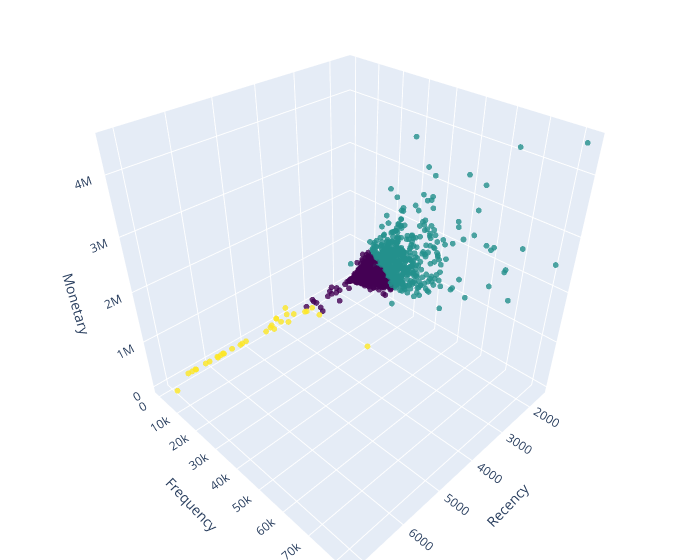

The cell this chart's notebook holds for it:
### Code cell
x = df_rfm_4['Recency']
y = df_rfm_4['Frequency']
z = df_rfm_4['Monetary']

fig = go.Figure(data=[go.Scatter3d(
    x=x,
    y=y,
    z=z,
    mode='markers',
    marker=dict(
        size=2,
        color=df_rfm_4['Cluster'],               
        colorscale='viridis',
        opacity=0.8
    )
)])

fig.update_layout(scene = dict(
    xaxis_title='Recency',
    yaxis_title='Frequency',
    zaxis_title='Monetary'),
    width=700,
    margin=dict(r=20, b=10, l=10, t=10))

fig.update_layout(margin=dict(l=0, r=0, b=0, t=0))
fig.show()

### Figure 1 — Plotly figure (JSON) as saved in the notebook; plotly's stock layout.template omitted (floating-point values rounded to 4 significant figures; data arrays with more than 128 entries replaced by an {"elided": "..."} marker saying what was removed)
{"data": [{"marker": {"color": {"elided": "2000 int values"}, "colorscale": [[0, "#440154"], [0.1111, "#482878"], [0.2222, "#3e4989"], [0.3333, "#31688e"], [0.4444, "#26828e"], [0.5556, "#1f9e89"], [0.6667, "#35b779"], [0.7778, "#6ece58"], [0.8889, "#b5de2b"], [1, "#fde725"]], "opacity": 0.8, "size": 2}, "mode": "markers", "type": "scatter3d", "x": {"elided": "2000 int values"}, "y": {"elided": "2000 int values"}, "z": {"elided": "2000 float values"}}], "layout": {"margin": {"b": 0, "l": 0, "r": 0, "t": 0}, "scene": {"xaxis": {"title": {"text": "Recency"}}, "yaxis": {"title": {"text": "Frequency"}}, "zaxis": {"title": {"text": "Monetary"}}}, "width": 700}}
